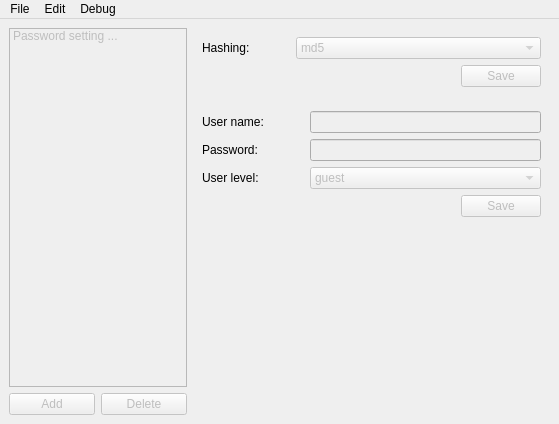
<?xml version="1.0" encoding="UTF-8"?>
<ui version="4.0">
 <class>MainWindow</class>
 <widget class="QMainWindow" name="MainWindow">
  <property name="geometry">
   <rect>
    <x>0</x>
    <y>0</y>
    <width>559</width>
    <height>424</height>
   </rect>
  </property>
  <property name="windowTitle">
   <string>Password Editor</string>
  </property>
  <widget class="QWidget" name="centralwidget">
   <layout class="QHBoxLayout" name="horizontalLayout_4" stretch="1,2">
    <item>
     <layout class="QVBoxLayout" name="verticalLayout_2">
      <item>
       <widget class="QListWidget" name="userList">
        <property name="enabled">
         <bool>false</bool>
        </property>
        <item>
         <property name="text">
          <string>Password setting ...</string>
         </property>
        </item>
       </widget>
      </item>
      <item>
       <layout class="QHBoxLayout" name="horizontalLayout">
        <item>
         <widget class="QPushButton" name="pushButtonAddUser">
          <property name="enabled">
           <bool>false</bool>
          </property>
          <property name="text">
           <string>Add</string>
          </property>
         </widget>
        </item>
        <item>
         <widget class="QPushButton" name="pushButtonDeleteUser">
          <property name="enabled">
           <bool>false</bool>
          </property>
          <property name="text">
           <string>Delete</string>
          </property>
         </widget>
        </item>
       </layout>
      </item>
     </layout>
    </item>
    <item>
     <layout class="QVBoxLayout" name="verticalLayout">
      <item>
       <widget class="QWidget" name="infoWidget" native="true">
        <layout class="QGridLayout" name="gridLayout_2">
         <item row="0" column="1">
          <spacer name="horizontalSpacerMiddle_2">
           <property name="orientation">
            <enum>Qt::Horizontal</enum>
           </property>
           <property name="sizeType">
            <enum>QSizePolicy::Fixed</enum>
           </property>
           <property name="sizeHint" stdset="0">
            <size>
             <width>40</width>
             <height>20</height>
            </size>
           </property>
          </spacer>
         </item>
         <item row="0" column="0">
          <widget class="QLabel" name="labelHashing">
           <property name="text">
            <string>Hashing:</string>
           </property>
          </widget>
         </item>
         <item row="0" column="2">
          <widget class="QComboBox" name="comboBoxHashing">
           <property name="enabled">
            <bool>false</bool>
           </property>
           <item>
            <property name="text">
             <string>md5</string>
            </property>
           </item>
           <item>
            <property name="text">
             <string>sha1</string>
            </property>
           </item>
          </widget>
         </item>
         <item row="1" column="2">
          <layout class="QHBoxLayout" name="horizontalLayout_3">
           <item>
            <spacer name="horizontalSpacer_2">
             <property name="orientation">
              <enum>Qt::Horizontal</enum>
             </property>
             <property name="sizeHint" stdset="0">
              <size>
               <width>40</width>
               <height>20</height>
              </size>
             </property>
            </spacer>
           </item>
           <item>
            <widget class="QPushButton" name="pushButtonSaveConfig">
             <property name="enabled">
              <bool>false</bool>
             </property>
             <property name="text">
              <string>Save</string>
             </property>
            </widget>
           </item>
          </layout>
         </item>
        </layout>
       </widget>
      </item>
      <item>
       <widget class="QWidget" name="userWidget" native="true">
        <layout class="QGridLayout" name="gridLayout">
         <item row="0" column="2">
          <widget class="QLineEdit" name="lineEditUserName">
           <property name="enabled">
            <bool>false</bool>
           </property>
           <property name="echoMode">
            <enum>QLineEdit::Normal</enum>
           </property>
          </widget>
         </item>
         <item row="2" column="0">
          <widget class="QLabel" name="labelUserLevel">
           <property name="text">
            <string>User level:</string>
           </property>
          </widget>
         </item>
         <item row="2" column="1">
          <spacer name="horizontalSpacerMiddle_6">
           <property name="orientation">
            <enum>Qt::Horizontal</enum>
           </property>
           <property name="sizeType">
            <enum>QSizePolicy::Fixed</enum>
           </property>
           <property name="sizeHint" stdset="0">
            <size>
             <width>40</width>
             <height>20</height>
            </size>
           </property>
          </spacer>
         </item>
         <item row="1" column="0">
          <widget class="QLabel" name="labelPassword">
           <property name="text">
            <string>Password:</string>
           </property>
          </widget>
         </item>
         <item row="1" column="1">
          <spacer name="horizontalSpacerMiddle_5">
           <property name="orientation">
            <enum>Qt::Horizontal</enum>
           </property>
           <property name="sizeType">
            <enum>QSizePolicy::Fixed</enum>
           </property>
           <property name="sizeHint" stdset="0">
            <size>
             <width>40</width>
             <height>20</height>
            </size>
           </property>
          </spacer>
         </item>
         <item row="0" column="0">
          <widget class="QLabel" name="labelUserName">
           <property name="text">
            <string>User name:</string>
           </property>
          </widget>
         </item>
         <item row="0" column="1">
          <spacer name="horizontalSpacerMiddle_4">
           <property name="orientation">
            <enum>Qt::Horizontal</enum>
           </property>
           <property name="sizeType">
            <enum>QSizePolicy::Fixed</enum>
           </property>
           <property name="sizeHint" stdset="0">
            <size>
             <width>40</width>
             <height>20</height>
            </size>
           </property>
          </spacer>
         </item>
         <item row="1" column="2">
          <widget class="QLineEdit" name="lineEditPassword">
           <property name="enabled">
            <bool>false</bool>
           </property>
           <property name="echoMode">
            <enum>QLineEdit::Password</enum>
           </property>
          </widget>
         </item>
         <item row="2" column="2">
          <widget class="QComboBox" name="comboBoxUserLevel">
           <property name="enabled">
            <bool>false</bool>
           </property>
           <item>
            <property name="text">
             <string>guest</string>
            </property>
           </item>
           <item>
            <property name="text">
             <string>user</string>
            </property>
           </item>
           <item>
            <property name="text">
             <string>admin</string>
            </property>
           </item>
          </widget>
         </item>
         <item row="3" column="2">
          <layout class="QHBoxLayout" name="horizontalLayout_2">
           <item>
            <spacer name="horizontalSpacer">
             <property name="orientation">
              <enum>Qt::Horizontal</enum>
             </property>
             <property name="sizeHint" stdset="0">
              <size>
               <width>40</width>
               <height>20</height>
              </size>
             </property>
            </spacer>
           </item>
           <item>
            <widget class="QPushButton" name="pushButtonSaveUser">
             <property name="enabled">
              <bool>false</bool>
             </property>
             <property name="text">
              <string>Save</string>
             </property>
            </widget>
           </item>
          </layout>
         </item>
        </layout>
       </widget>
      </item>
      <item>
       <spacer name="verticalSpacer">
        <property name="orientation">
         <enum>Qt::Vertical</enum>
        </property>
        <property name="sizeHint" stdset="0">
         <size>
          <width>20</width>
          <height>40</height>
         </size>
        </property>
       </spacer>
      </item>
     </layout>
    </item>
   </layout>
  </widget>
  <widget class="QMenuBar" name="menuBar">
   <property name="geometry">
    <rect>
     <x>0</x>
     <y>0</y>
     <width>559</width>
     <height>21</height>
    </rect>
   </property>
   <widget class="QMenu" name="menuFile">
    <property name="title">
     <string>File</string>
    </property>
    <addaction name="actionLoad"/>
    <addaction name="actionSave"/>
    <addaction name="separator"/>
    <addaction name="actionQuit"/>
   </widget>
   <widget class="QMenu" name="menuDebug">
    <property name="title">
     <string>Debug</string>
    </property>
    <addaction name="actionPrintUsers"/>
   </widget>
   <widget class="QMenu" name="menuEdit">
    <property name="title">
     <string>Edit</string>
    </property>
    <addaction name="actionShowDebug"/>
   </widget>
   <addaction name="menuFile"/>
   <addaction name="menuEdit"/>
   <addaction name="menuDebug"/>
  </widget>
  <action name="actionLoad">
   <property name="text">
    <string>Load...</string>
   </property>
  </action>
  <action name="actionPrintUsers">
   <property name="text">
    <string>print users</string>
   </property>
  </action>
  <action name="actionShowDebug">
   <property name="checkable">
    <bool>true</bool>
   </property>
   <property name="text">
    <string>Show debug menu</string>
   </property>
  </action>
  <action name="actionSave">
   <property name="text">
    <string>Save</string>
   </property>
   <property name="shortcut">
    <string>Ctrl+S</string>
   </property>
  </action>
  <action name="actionQuit">
   <property name="text">
    <string>Quit</string>
   </property>
   <property name="shortcut">
    <string>Ctrl+Q</string>
   </property>
  </action>
  <action name="actionSave">
   <property name="text">
    <string>Save</string>
   </property>
   <property name="shortcut">
    <string>Ctrl+S</string>
   </property>
  </action>
  <action name="actionQuit">
   <property name="text">
    <string>Quit</string>
   </property>
   <property name="shortcut">
    <string>Ctrl+Q</string>
   </property>
  </action>
 </widget>
 <tabstops>
  <tabstop>userList</tabstop>
  <tabstop>pushButtonAddUser</tabstop>
  <tabstop>pushButtonDeleteUser</tabstop>
  <tabstop>comboBoxHashing</tabstop>
  <tabstop>pushButtonSaveConfig</tabstop>
  <tabstop>lineEditUserName</tabstop>
  <tabstop>lineEditPassword</tabstop>
  <tabstop>comboBoxUserLevel</tabstop>
  <tabstop>pushButtonSaveUser</tabstop>
 </tabstops>
 <resources/>
 <connections>
  <connection>
   <sender>actionQuit</sender>
   <signal>activated()</signal>
   <receiver>MainWindow</receiver>
   <slot>close()</slot>
   <hints>
    <hint type="sourcelabel">
     <x>-1</x>
     <y>-1</y>
    </hint>
    <hint type="destinationlabel">
     <x>279</x>
     <y>211</y>
    </hint>
   </hints>
  </connection>
 </connections>
</ui>
